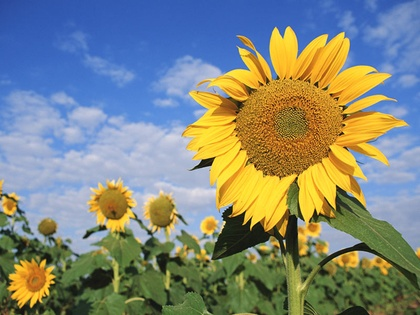
%> input picture lab2/sunflower.jpg, 420 x 315 px, shrunk from 800 x 600 before the run
$ octave prob6.m   (GNU Octave 9; MATLAB toolbox functions it lacks are replaced by stand-ins)
%> lines starting %> are read from the running program, lines starting %| are printed output that depends on the picture
### lab2/histogram.m
function v = histogram(img)
    [m,n] = size(img);
    h = zeros(1,256);
        for i = 1:m
            for j = 1:n
                h(img(i,j)+1)=h(img(i,j)+1)+1;
            end
        end


    v=h;
end


### lab2/prob6.m
img = imread('sunflower.jpg');
%> img is the input picture: size 315x420x3 uint8; mean R, G, B 129.1, 135.6, 124.9

imggray = rgb2gray(img);
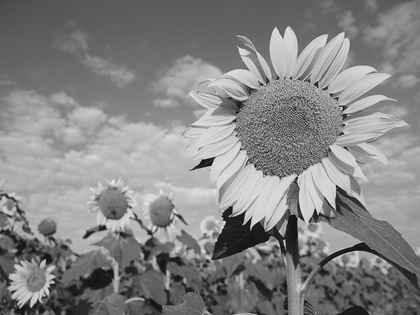
%> imggray: size 315x420 uint8; min 7, max 237, mean 132.4

h = histogram(img);
%> after the loop in histogram, `for i = 1:m`: h = 256 values, max 5950 at index 255, min 0 at index 256, mean 1550.4
%> in histogram, `v=h;`: v has the same summary as h
%plotting gray scale histogram
figure,bar(h,'black');
%> after `bar(h,'black')`:
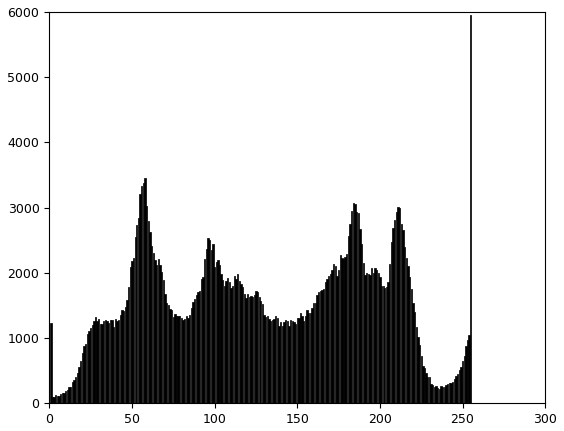
%> figure redrawn from the program's plot data; tallest bar 5950 high, from x = 254.6 to 255.4

r = img(:,:,1);
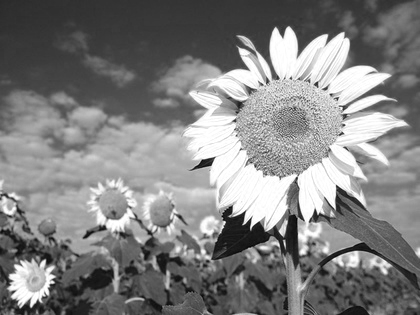
%> r: size 315x420 uint8; min 0, max 255, mean 129.1
g = img(:,:,2);
b = img(:,:,3);
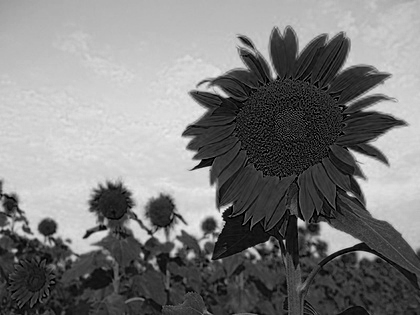
%> b: size 315x420 uint8; min 0, max 241, mean 124.9

figure,
%plotting rgb histograms
subplot(3,1,1),bar(histogram(r),'red');
subplot(3,1,2),bar(histogram(g),'green');
subplot(3,1,3),bar(histogram(b),'blue');
%> after `bar(histogram(b),'blue')`:
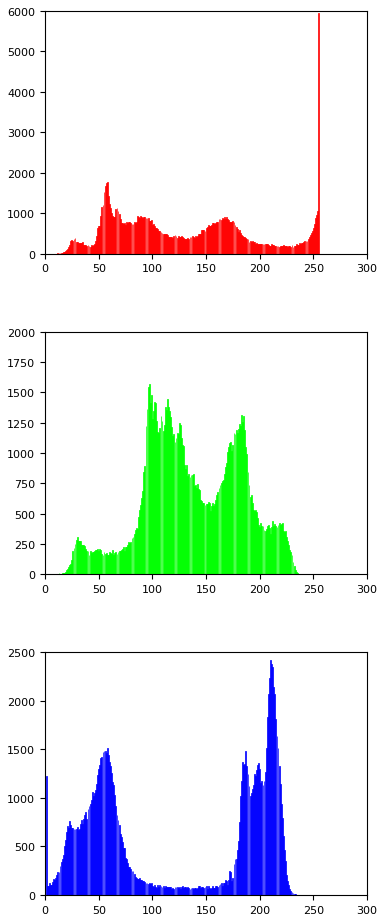
%> figure redrawn from the program's plot data, 3 panels; panel 1: tallest bar 5950 high, from x = 254.6 to 255.4; panel 2: tallest bar 1566 high, from x = 96.6 to 97.4; panel 3: tallest bar 2417 high, from x = 209.6 to 210.4
